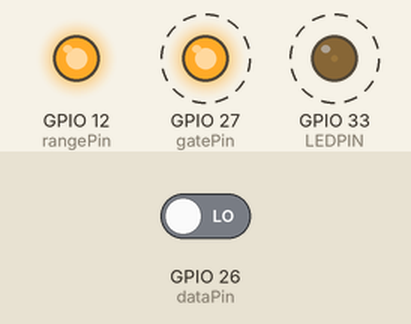
This program was run on a simulated ESP32. Shown: output pins drawn as LEDs (lit = HIGH). Dashed ring = blinking. The test bench sets the inputs (shaded band); at power-on: GPIO 26 (dataPin) LOW. Pins used as bus, display or sensor lines are not drawn; what the program prints to the serial monitor is not drawn.

Above: at 1.26 s.
1.3 s: GPIO 26 (dataPin) driven HIGH
Timing chart, 0 to 10.3 s (numbered marks = the images above; inputs shaded):
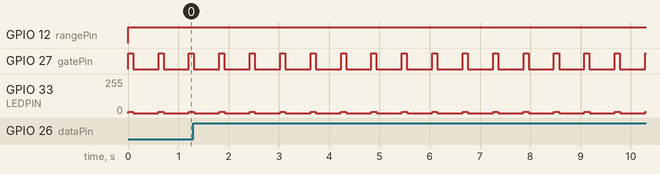

The program:

main.cpp
```cpp
#include "S9706_test.h"
#include <Arduino.h>

const int LEDPIN = 33;
uint8_t Num_sensor = 1;
uint8_t dataPin[] = {26}; // No.1 Dout connected to digital pin 10
const int rangePin = 12; // No.4 Range connected to digital pin 4
const int clockPin = 14; // No.5 CK connected to digital pin 5
const int gatePin = 27;  // No.6 Gate connected to digital pin 6

S9706 colorSensor(dataPin, Num_sensor, rangePin, clockPin, gatePin);

void setup() {
  pinMode(LEDPIN,OUTPUT);
  ledcSetup(0,12800,8);
  ledcAttachPin(LEDPIN,0);

  Serial.begin(9600);
  colorSensor.begin();
  Serial.println(dataPin[0]);

}

void loop() {

  ledcWrite(0,10);
  // S9706::update(mode, durationMs, durationUs = 0)
  //    mode:         specify S9706_MODE_HIGH or S9706_MODE_LOW
  //    durationMs:   specify sensor integration process time (milliseconds)
  //    durationUs:   specify sensor integration process time (microseconds) or not
  colorSensor.update(S9706_MODE_HIGH, 100);

  // get updated RGB (value min: 0, max: 4095)
  float percent[Num_sensor];
  uint8_t red[Num_sensor];
  uint8_t blue[Num_sensor];
  uint8_t green[Num_sensor];
  for(int i = 0; i < Num_sensor; i++){
    red[i] = colorSensor.getRed(i);
    green[i] = colorSensor.getGreen(i);
    blue[i] = colorSensor.getBlue(i);
    percent[i] = (float)red[i] / (red[i] + blue[i] + green[i]) * 100;
    Serial.print(red[i]);
    Serial.print("\t");
    Serial.print(green[i]);
    Serial.print("\t");
    Serial.print(blue[i]);
    Serial.println();
  }


//  if(percent > 30){
//
//  }else if(percent > 22){
//    Serial.println("**********************************");
//    Serial.println("**     !!!    LEAK !!!          **");
//    Serial.println("**********************************");
//    Serial.println();
//  }else {
//    // Serial.println("**********************************");
//    // Serial.println("**            UNLEAK            **");
//    // Serial.println("**********************************");
//    // Serial.println();
//  }
  for(uint8_t i = 0; i < Num_sensor; i++){
    Serial.print(percent[i]);
    Serial.print("\t");
    Serial.println(red[i] + green[i] + blue[i]);
  }

  ledcWrite(0,0);

  delay(500);
}
```

S9706_test.cpp
```cpp
#include "Arduino.h"

#include "S9706_test.h"

// please refer to the sensor datasheet.
//
// EN: http://www.hamamatsu.com/resources/pdf/ssd/s9706_kpic1060e.pdf
//     (Cat. No. KPIC1060E13 Aug. 2015 DN)
// JP: http://www.hamamatsu.com/resources/pdf/ssd/s9706_kpic1060j.pdf
//     (Cat. No. KPIC1060J14 Aug.2015 DN)

// Hold Time (micro seconds)
#define HOLD_TIME_US_T1   4
#define HOLD_TIME_US_T2   3
#define HOLD_TIME_US_T3   3
#define HOLD_TIME_US_T4   2000
#define HOLD_TIME_US_T5   3

// Clock Time (micro seconds)
#define CLOCK_TIME_US_POSITIVE_PULSE   1
#define CLOCK_TIME_US_NEGATIVE_PULSE   1


S9706::S9706(uint8_t *dataPin, uint8_t Num_sensor,
             uint8_t rangePin, uint8_t clockPin, uint8_t gatePin)
{
  num_sensor = Num_sensor;
  for(uint8_t i = 0; i < num_sensor; i++){
    _dataPin[i] = dataPin[i];
  }
  _rangePin = rangePin;
  _clockPin = clockPin;
  _gatePin = gatePin;

  for (int i = 0; i < num_sensor; i++) {
    for(int j = 0; j < 3; j++){
       _rgb[i][j] = 0;
    }
  }
}

void S9706::begin() {

  for(uint8_t i = 0; i < num_sensor; i++){
    pinMode(_dataPin[i], INPUT);
  }
  pinMode(_rangePin, OUTPUT);
  pinMode(_clockPin, OUTPUT);
  pinMode(_gatePin, OUTPUT);

  digitalWrite(_rangePin, LOW);
  digitalWrite(_clockPin, LOW);
  digitalWrite(_gatePin, LOW);
}

void S9706::update(uint8_t mode, unsigned long durationMs, unsigned long durationUs) {
  // initial pin output
  //
  // maybe previous integration process is finished.
  digitalWrite(_gatePin, LOW);
  digitalWrite(_clockPin, LOW);

  // wait t5
  //
  // should not change Range until integration time.
  // wait Hold Time after previous integraton process.
  delayMicroseconds(HOLD_TIME_US_T5);

  // change Range
  if (mode == S9706_MODE_HIGH) {
    digitalWrite(_rangePin, HIGH);
  } else {
    digitalWrite(_rangePin, LOW);
  }

  // wait t4
  delayMicroseconds(HOLD_TIME_US_T4);

  // start integration
  digitalWrite(_gatePin, HIGH);

  // wait specified integration time
  if (durationMs > 0) {
    delay(durationMs);
  }
  if (durationUs > 0) {
    if (durationUs < 1000) {
      delayMicroseconds(durationUs);
    } else {
      delay(durationUs / 1000);
      delayMicroseconds( durationUs % 1000);
    }
  }

  // stop integration
  digitalWrite(_gatePin, LOW);

  // wait t1
  delayMicroseconds(HOLD_TIME_US_T1);

  // read red, green, blue
  for (int i = 0; i < 3; i++) {
    uint16_t value[10] = {0};
    shiftInBits(LSBFIRST, 12, value);
    for(uint8_t j = 0; j < num_sensor; j++){
      Serial.println(value[j]);
      _rgb[j][i] = value[j];
    }
    // wait t2
    delayMicroseconds(HOLD_TIME_US_T2);
  }

  // wait t4
  delayMicroseconds(HOLD_TIME_US_T4);
}

uint16_t S9706::getRed(uint8_t i) {
  return _rgb[i][0];
}

uint16_t S9706::getGreen(uint8_t i) {
  return _rgb[i][1];
}

uint16_t S9706::getBlue(uint8_t i) {
  return _rgb[i][2];
}

uint16_t S9706::shiftInBits(uint8_t bitOrder, uint8_t bitLength, uint16_t * value) {


  for (uint8_t i = 0; i < bitLength; i++) {
    digitalWrite(_clockPin, HIGH);
    delayMicroseconds(CLOCK_TIME_US_POSITIVE_PULSE);
    if (bitOrder == LSBFIRST) {
      for(uint8_t j = 0; j < num_sensor; j++){
        value[j] |= digitalRead(_dataPin[j]) << i;
      }
    } else {
      for(uint8_t j = 0; j < num_sensor; j++){
        value[j] |= digitalRead(_dataPin[j]) << (bitLength - i);
      }
    }
    digitalWrite(_clockPin, LOW);
    delayMicroseconds(CLOCK_TIME_US_NEGATIVE_PULSE);
  }

  return 0;
}
```

S9706_test.h
```cpp
#ifndef S9706__test_h
#define S9706_test_h

#include "Arduino.h"

#define S9706_MODE_HIGH 1
#define S9706_MODE_LOW  2

#define S9706_RGB_MAX   4095
#define S9706_RGB_MIN   0


class S9706 {
  private:
    uint8_t  _dataPin[50];
    uint8_t _rangePin;
    uint8_t _clockPin;
    uint8_t _gatePin;
    uint8_t num_sensor = 0;
    uint16_t _rgb[50][3];

    uint16_t shiftInBits(uint8_t bitOrder, uint8_t bitLength, uint16_t * value);

  public:
    S9706(uint8_t *dataPin, uint8_t Num_sensor, uint8_t rangePin, uint8_t clockPin, uint8_t gatePin);
    void begin();
    void update(uint8_t mode, unsigned long durationMs, unsigned long durationUs = 0L);
    // get () センサー番号指定
    uint16_t getRed(uint8_t i);
    uint16_t getGreen(uint8_t i);
    uint16_t getBlue(uint8_t i);

};

#endif
```

Measured:
- by itself, GPIO 27 (gatePin): alternates HIGH for 0.10 s and LOW for 0.50 s
- by itself, GPIO 33 (LEDPIN): alternates 10/255 for 0.10 s and 0/255 for 0.50 s
